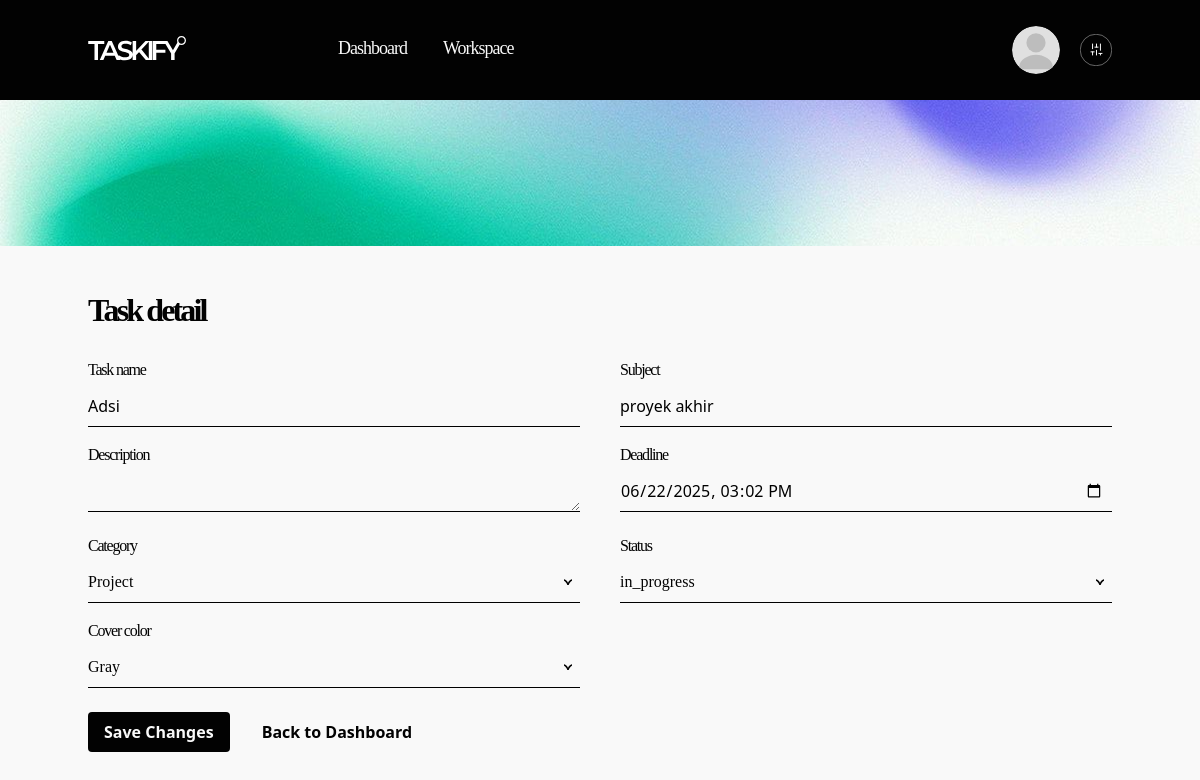
The page /frontend/task-detail.php?id=2 (signed in) on the database as committed earlier.
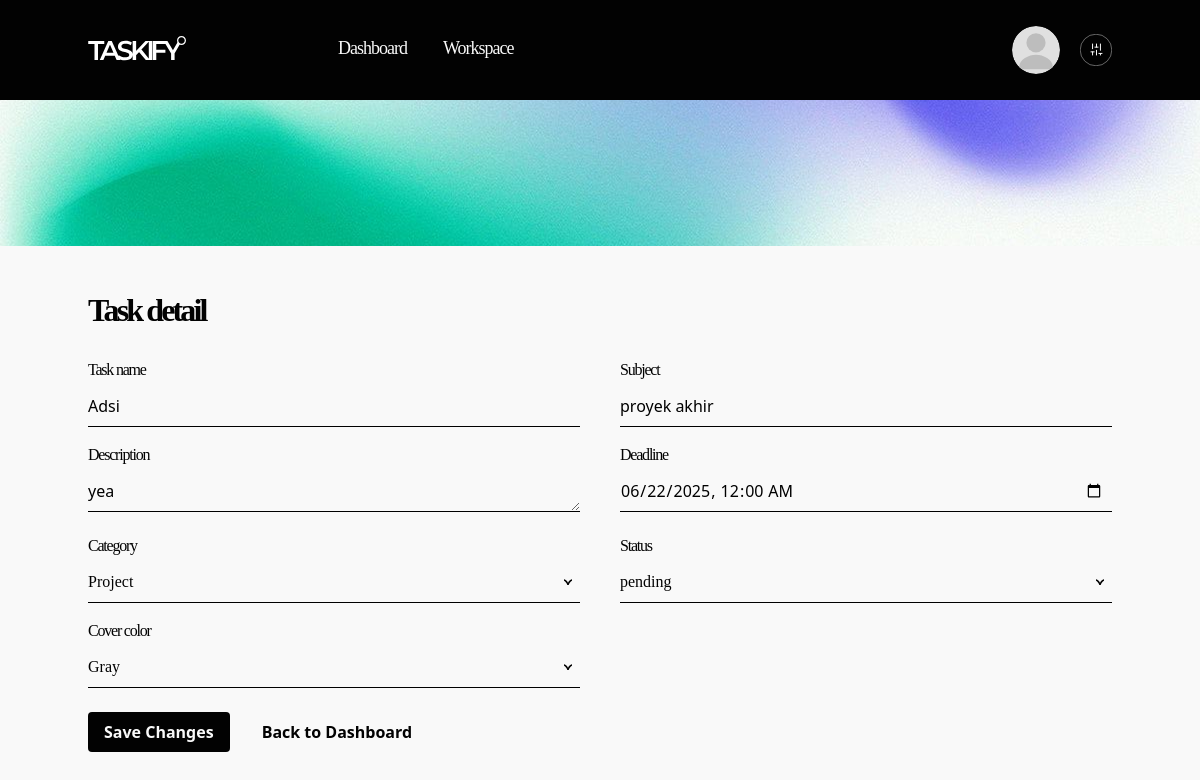
The same page on the database as committed later.
### tables this page shows
CREATE TABLE `tasks` (
  `id_task` int NOT NULL,
  `id_user` int NOT NULL,
  `task_name` varchar(100) NOT NULL,
  `category` varchar(50) DEFAULT NULL,
  `deadline` datetime DEFAULT NULL,
  `subject` varchar(100) DEFAULT NULL,
  `cover_color` varchar(20) DEFAULT NULL,
  `status` enum('pending','in_progress','completed') DEFAULT 'pending',
  `description` text,
  `created_at` timestamp NULL DEFAULT CURRENT_TIMESTAMP
);

### frontend/task-detail.php (the view, shortened to what the changed rows need)
<?php
include '../backend/db.php';
$id_user = $_SESSION['id_user'];
$task_id = $_GET['id'] ?? null;
$stmt = $conn->prepare("SELECT * FROM tasks WHERE id_task = ? AND id_user = ?");
$stmt->bind_param("ii", $task_id, $id_user);
$stmt->execute();
$result = $stmt->get_result();
$task = $result->fetch_assoc();
?>
<!DOCTYPE html>
<html>
<head>
    <link href="../src/style.css" rel="stylesheet" />
</head>
<body class="bg-primary">
    <main class="container mx-auto mt-[40px]">
        <h1 class="font-mont font-semibold tracking-[-2.88px] text-[32px] text-accent mb-6">Task detail</h1>
        <section class="mb-10">
            <form method="POST" action="task-detail.php?id=<?php echo htmlspecialchars($task_id); ?>" class="w-full">
                <div class="grid grid-cols-2 gap-x-10 space-y-4">
                    <div>
                        <label class="block font-mont text-accent mb-1 tracking-[-1.22px]" for="task_name">Task name</label>
                        <input type="text" id="task_name" name="task_name" required class="w-full border-b border-black outline-none focus:ring-0 h-[41px] text-[16px] hover:bg-gray-100" value="<?php echo htmlspecialchars($task['task_name']); ?>" />
                    </div>
                    <div>
                        <label class="block font-mont text-accent mb-1 tracking-[-1.22px]" for="subject">Subject</label>
                        <input type="text" id="subject" name="subject" required class="w-full border-b border-black outline-none focus:ring-0 h-[41px] text-[16px] hover:bg-gray-100" value="<?php echo htmlspecialchars($task['subject']); ?>" />
                    </div>
                    <div>
                        <label class="block font-mont text-accent mb-1 tracking-[-1.22px]" for="description">Description</label>
                        <textarea id="description" name="description" rows="3" class="w-full border-b border-black outline-none focus:ring-0 h-[41px] pt-2 text-[16px] hover:bg-gray-100"><?php echo htmlspecialchars($task['description']); ?></textarea>
                    </div>
                    <div>
                        <label class="block font-mont text-accent mb-1 tracking-[-1.22px]" for="deadline">Deadline</label>
                        <input type="datetime-local" id="deadline" name="deadline" class="w-full border-b border-black outline-none focus:ring-0 h-[41px] text-[16px] pr-2 hover:bg-gray-100" value="<?php echo htmlspecialchars($task['deadline']); ?>" />
                    </div>
                    <div>
                        <div class="relative">
                            <button type="button" id="categorySelectButton" onclick="toggleCustomSelect('category')" class="w-full text-left py-2 pr-2 focus:outline-none flex items-center cursor-pointer hover:bg-gray-100 border-b border-black">
                                <span id="categorySelectValue" class="font-mont text-[16px] font-medium text-accent"><?php echo htmlspecialchars($task['category']); ?></span>
                                <img id="categorySelectArrow" src="../src/asset/icon/arrow-black.svg" alt="arrow" class="ml-auto transition-transform duration-200" />
                            </button>
                        </div>
                    </div>
                    <div>
                        <div class="relative">
                            <button type="button" id="statusSelectButton" onclick="toggleCustomSelect('status')" class="w-full text-left py-2 pr-2 focus:outline-none flex items-center cursor-pointer hover:bg-gray-100 border-b border-black">
                                <span id="statusSelectValue" class="font-mont text-[16px] font-medium text-accent"><?php echo htmlspecialchars($task['status']); ?></span>
                                <img id="statusSelectArrow" src="../src/asset/icon/arrow-black.svg" alt="arrow" class="ml-auto transition-transform duration-200" />
                            </button>
                        </div>
                    </div>
                    <div>
                        <div class="relative">
                            <button type="button" id="coverColorSelectButton" onclick="toggleCustomSelect('coverColor')" class="w-full text-left py-2 pr-2 focus:outline-none flex items-center cursor-pointer hover:bg-gray-100 border-b border-black">
                                <span id="coverColorSelectValue" class="font-mont text-[16px] font-medium text-accent">
                                    <?php
                                        $color_map_display = ['from-bs to-be' => 'Blue', 'from-grs to-gre' => 'Gray', 'from-ps to-pe' => 'Purple', 'from-os to-oe' => 'Orange', 'from-gs to-ge' => 'Green'];
                                        echo $color_map_display[$task['cover_color']] ?? 'Gray';
                                    ?>
                                </span>
                                <img id="coverColorSelectArrow" src="../src/asset/icon/arrow-black.svg" alt="arrow" class="ml-auto transition-transform duration-200" />
                            </button>
                        </div>
                    </div>
                </div>
            </form>
        </section>
    </main>
</body>
</html>

Rows that differ between the two databases and show on the page:
changed tasks "Project": description (not shown) → "yea"; deadline "06/22/2025 15:02" → "06/22/2025 00:00"; status "in_progress" → "pending"
